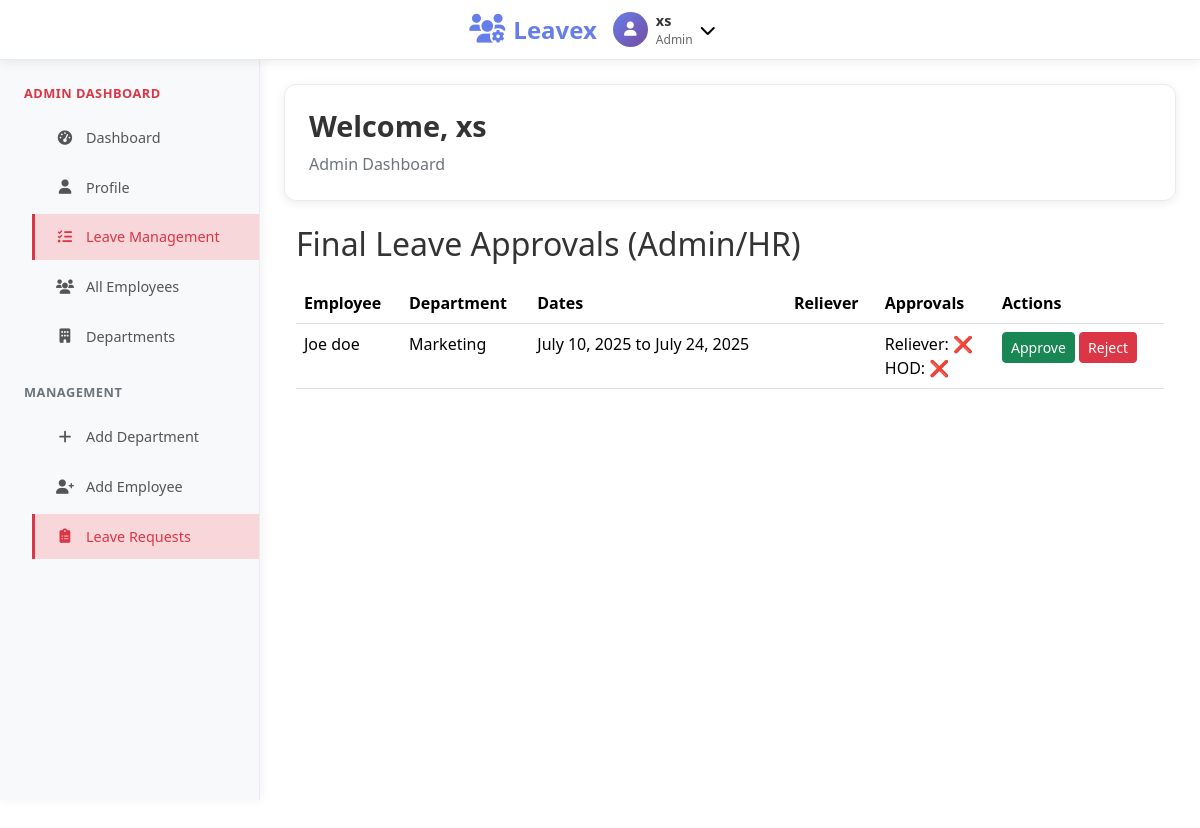
Page /leave/admin/ (signed in) on the earlier database version.
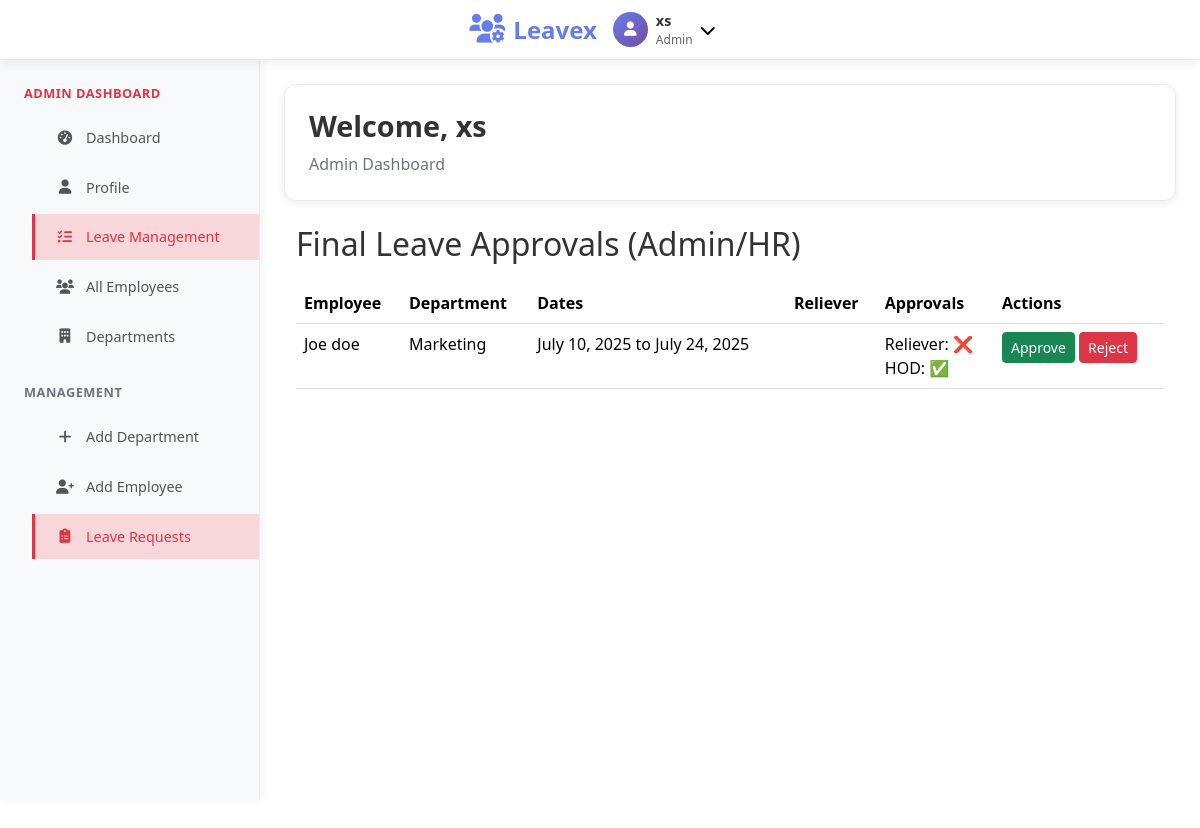
Same page on the later database version.
### Application/models.py (models this page shows, shortened)
class User(AbstractUser):
    ROLE_CHOICES = [
        ('admin', 'Admin'),
        ('employee', 'Employee'),
        ('hod', 'Hod'),
    ]
    email = models.EmailField(unique=True)
    role = models.CharField(max_length=20, choices=ROLE_CHOICES)
    full_name = models.CharField(max_length=100)
    phone_number = models.CharField(max_length=15, blank=True, null=True)
    date_joined = models.DateTimeField(default=timezone.now)
    is_active = models.BooleanField(default=True)
    department = models.CharField(max_length=100, blank=True, null=True)
    employee_id = models.CharField(max_length=20, unique=True, blank=True, null=True)
    hire_date = models.DateField(blank=True, null=True)
    position = models.CharField(max_length=100, blank=True, null=True)
    salary = models.DecimalField(max_digits=10, decimal_places=2, blank=True, null=True)
    manager = models.ForeignKey('self', on_delete=models.SET_NULL, blank=True, null=True)
    USERNAME_FIELD = 'email'
    REQUIRED_FIELDS = ['username', 'role', 'full_name']

class LeaveApplication(models.Model):
    STATUS_CHOICES = [
        ('pending', 'Pending'),
        ('rejected', 'Rejected'),
        ('approved', 'Approved'),
        ('cancelled', 'Cancelled'),
    ]
    REASON_CHOICE = [
    ('Vacation', 'Vacation'),
    ('Sick', 'Sick'),
    ('Maternity', 'Maternity'),
    ('Bereavement', 'Bereavement'),
    ('Unpaid', 'Unpaid'),
    ('Educational', 'Educational'),
]
    applicant = models.ForeignKey(User, related_name='leave_applications', on_delete=models.CASCADE)
    releaver = models.ForeignKey(User, related_name='releaver_requests', on_delete=models.SET_NULL, null=True)
    leave_type = models.CharField(max_length=20, choices=REASON_CHOICE ,null=True, default='Casual leave')
    start_date = models.DateField()
    end_date = models.DateField()
    reason = models.TextField()
    releaver_approved = models.BooleanField(default=False)
    hod_approved = models.BooleanField(default=False)
    admin_approved = models.BooleanField(default=False)
    final_status = models.CharField(max_length=20, choices=STATUS_CHOICES, default='pending')
    submitted_at = models.DateTimeField(auto_now_add=True)
    updated_at = models.DateTimeField(auto_now=True)

### Application/views.py (the view, shortened to what this page needs)
# urls.py: path('leave/admin/', views.admin_approvals, name='admin_approvals'),
@login_required
def admin_approvals(request):
    if request.user.role not in ['admin', 'hr_manager', 'hr_assistant']:
        return redirect('dashboard')
    applications = LeaveApplication.objects.filter(final_status='pending')
    return render(request, 'Application/admin_approvals.html', {'applications': applications})

### Application/templates/Application/admin_approvals.html (shortened to what this page needs)
{% extends 'Application/base.html' %}
{% block content %}
<div class="container mt-4">
    <h2>Final Leave Approvals (Admin/HR)</h2>
    {% if applications %}
    <table class="table table-hover">
        <thead>
            <tr>
                <th>Employee</th>
                <th>Department</th>
                <th>Dates</th>
                <th>Reliever</th>
                <th>Approvals</th>
                <th>Actions</th>
            </tr>
        </thead>
        <tbody>
        {% for app in applications %}
            <tr>
                <td>{{ app.applicant.full_name }}</td>
                <td>{{ app.applicant.department }}</td>
                <td>{{ app.start_date }} to {{ app.end_date }}</td>
                <td>{{ app.releaver.full_name }}</td>
                <td>
                    Reliever: {% if app.releaver_approved %}✅{% else %}❌{% endif %}<br>
                    HOD: {% if app.hod_approved %}✅{% else %}❌{% endif %}
                </td>
                <td>
                    <form method="post">
                        <button name="action" value="approve" class="btn btn-success btn-sm">Approve</button>
                        <button name="action" value="reject" class="btn btn-danger btn-sm">Reject</button>
                    </form>
                </td>
            </tr>
        {% endfor %}
        </tbody>
    </table>
    {% else %}
        <p>No final approvals pending.</p>
    {% endif %}
</div>
{% endblock %}

### Application/templates/Application/base.html (shortened to what this page needs)
<!DOCTYPE html>
<html lang="en">
<head>
    <link href="https://cdn.jsdelivr.net/npm/bootstrap@5.3.3/dist/css/bootstrap.min.css" rel="stylesheet">
    <link href="https://cdnjs.cloudflare.com/ajax/libs/font-awesome/6.0.0/css/all.min.css" rel="stylesheet">
</head>
<body class="role-{% if user.is_authenticated %}{{ user.role }}{% else %}guest{% endif %}">
    <nav class="navbar">
        <div class="nav-container">
            <a href="#" class="logo">
                <i class="fas fa-users-cog"></i>
                Leavex
            </a>
            <div class="profile-section">
                {% if user.is_authenticated %}
                <div class="profile-dropdown">
                    <button class="profile-btn">
                        <div class="profile-avatar">
                            <i class="fas fa-user"></i>
                        </div>
                        <div class="profile-info">
                            <div class="profile-name">{{ user.first_name|default:user.username }}</div>
                            <div class="profile-role">{{ user.role|capfirst }}</div>
                        </div>
                        <i class="fas fa-chevron-down"></i>
                    </button>
                </div>
                {% else %}
                <div class="login-link">
                    <a href="{% url 'login' %}">Login</a>
                </div>
                {% endif %}
            </div>
        </div>
    </nav>
    <div class="sidebar" id="sidebar">
        {% if user.is_authenticated and user.role == 'admin' %}
        <div class="sidebar-section">
            <div class="sidebar-title">Admin Dashboard</div>
            <ul class="sidebar-nav">
                <li><a href="{% url 'dashboard' %}"><i class="fas fa-tachometer-alt"></i> Dashboard</a></li>
                <li><a href="{% url 'profile' %}"><i class="fas fa-user"></i> Profile</a></li>
                <li><a href="{% url 'admin_approvals' %}"><i class="fas fa-tasks"></i> Leave Management</a></li>
                <li><a href="{% url 'employee_list' %}"><i class="fas fa-users"></i> All Employees</a></li>
                <li><a href="{% url 'department_list' %}"><i class="fas fa-building"></i> Departments</a></li>
            </ul>
        </div>
        <div class="sidebar-section">
            <div class="sidebar-title">Management</div>
            <ul class="sidebar-nav">
                <li><a href="{% url 'add_department' %}"><i class="fas fa-plus"></i> Add Department</a></li>
                <li><a href="{% url 'add_employee' %}"><i class="fas fa-user-plus"></i> Add Employee</a></li>
                <li><a href="{% url 'admin_approvals' %}"><i class="fas fa-clipboard-list"></i> Leave Requests</a></li>
            </ul>
        </div>
        {% endif %}
    </div>
    <div class="content-area">
        <div class="welcome-card fade-in">
            <h1>Welcome{% if user.is_authenticated %}, {{ user.first_name|default:user.username }}{% endif %}</h1>
            <p>{% if user.is_authenticated %}{{ user.role|capfirst }} Dashboard{% else %}Please login to access your dashboard{% endif %}</p>
        </div>
        {% block content %}{% endblock %}
    </div>
</body>
</html>

### Application/templates/Application/base.html (style rules this page uses)
* { margin: 0; padding: 0; box-sizing: border-box; }
body { font-family: 'Segoe UI', Tahoma, Geneva, Verdana, sans-serif; background: #ffffff; min-height: 100vh; color: #333; }
h2 { margin-bottom: 20px; }
.navbar { background: #ffffff; box-shadow: 0 2px 10px rgba(0, 0, 0, 0.08); position: fixed; top: 0; left: 0; right: 0; z-index: 1000; height: 60px; border-bottom: 1px solid #e9ecef; }
.nav-container { max-width: 1200px; margin: 0 auto; padding: 0 1.5rem; height: 100%; display: flex; align-items: center; justify-content: space-between; }
.logo { font-size: 1.5rem; font-weight: 700; color: #667eea; text-decoration: none; display: flex; align-items: center; gap: 0.5rem; transition: all 0.3s ease; }
.logo i { font-size: 1.8rem; }
.profile-section { position: relative; }
.profile-dropdown { position: relative; }
.profile-btn { background: none; border: none; display: flex; align-items: center; gap: 0.5rem; padding: 0.5rem 1rem; border-radius: 8px; cursor: pointer; transition: all 0.3s ease; }
.profile-avatar { width: 35px; height: 35px; border-radius: 50%; background: linear-gradient(135deg, #667eea, #764ba2); display: flex; align-items: center; justify-content: center; color: white; font-weight: bold; font-size: 0.9rem; }
.profile-info { text-align: left; }
.profile-name { font-weight: 600; color: #333; font-size: 0.9rem; }
.profile-role { color: #666; font-size: 0.75rem; }
.sidebar { position: fixed; top: 60px; left: 0; background: #f8f9fa; width: 260px; height: calc(100vh - 60px); box-shadow: 2px 0 10px rgba(0, 0, 0, 0.05); padding: 1.5rem 0; overflow-y: auto; z-index: 999; border-right: 1px solid #e9ecef; }
.sidebar-section { margin-bottom: 1.5rem; }
.sidebar-title { padding: 0 1.5rem; font-size: 0.8rem; color: #6c757d; text-transform: uppercase; letter-spacing: 0.5px; margin-bottom: 0.75rem; font-weight: 600; }
.sidebar-nav { list-style: none; }
.sidebar-nav li { margin-bottom: 0.25rem; }
.sidebar-nav a { display: flex; align-items: center; gap: 0.75rem; padding: 0.75rem 1.5rem; color: #555; text-decoration: none; transition: all 0.3s ease; position: relative; font-size: 0.9rem; }
.sidebar-nav a::before { content: ''; position: absolute; left: 0; top: 0; bottom: 0; width: 3px; background: #667eea; transform: scaleY(0); transition: transform 0.3s ease; }
.sidebar-nav a:hover::before, .sidebar-nav a.active::before { transform: scaleY(1); }
.sidebar-nav a:hover, .sidebar-nav a.active { background: #e3f2fd; color: #667eea; }
.sidebar-nav i { width: 18px; text-align: center; font-size: 0.9rem; }
.content-area { margin-left: 260px; margin-top: 60px; padding: 1.5rem; min-height: calc(100vh - 60px); }
.welcome-card { background: #ffffff; border-radius: 12px; padding: 1.5rem; box-shadow: 0 2px 10px rgba(0, 0, 0, 0.08); margin-bottom: 1.5rem; border: 1px solid #e9ecef; }
.welcome-card h1 { color: #333; margin-bottom: 0.5rem; font-size: 1.8rem; font-weight: 600; }
.welcome-card p { color: #6c757d; font-size: 1rem; margin: 0; }
@media (min-width: 769px) { .sidebar { transform: translateX(0); } }
.fade-in { animation: fadeIn 0.5s ease-in; }
.role-admin .sidebar-section:first-child .sidebar-title { color: #dc3545; }
.role-admin .sidebar-nav a:hover, .role-admin .sidebar-nav a.active { background: #f8d7da; color: #dc3545; }
.role-admin .sidebar-nav a::before { background: #dc3545; }

Differences in the rows shown:
changed LeaveApplication "Joe doe": hod_approved "❌" → "✅"
